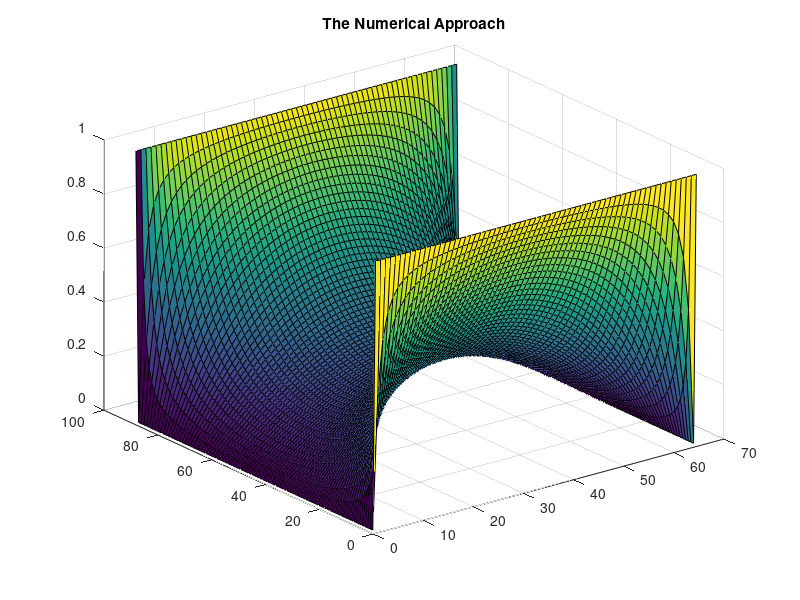
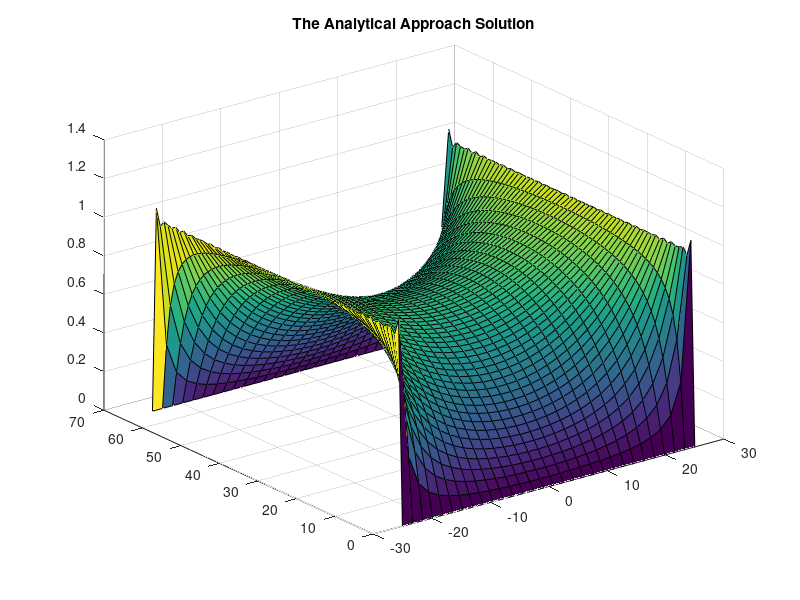

Write MATLAB code to recreate these figures, in order.
clc
clear
set(0,'DefaultFigureWindowStyle','docked')


nx=90;
ny=65;


G = sparse((nx * ny), (nx * ny));
V = zeros(1, (nx * ny));
vo = 1;

for i = 1:nx

    for j = 1:ny
        n = j + (i - 1) * ny;
        nxm = j + ((i-1) - 1) * ny;
        nxp = j + ((i+1) - 1) * ny;
        nym = (j-1) + (i - 1) * ny;
        nyp = (j+1) + (i - 1) * ny;
       
        if i == 1
            G(n, :) = 0;
            G(n, n) = 1;
            V(1, n) = vo;
        elseif i == nx
            G(n, :) = 0;
            G(n, n) = 1;
            V(1, n) = vo;
        elseif j == 1
            G(n, :) = 0;
            G(n, n) = 1;
        elseif j == ny
            G(n, :) = 0;
            G(n, n) = 1;
        else
            G(n, :) = 0;
            G(n, n) = -4;
            G(n, nxm) = 1;
            G(n, nxp) = 1;
            G(n, nym) = 1;
            G(n, nyp) = 1;
        end
    end
               

end

NewV = G\V';
figure (3);

surface2 = zeros(nx, ny);


for i = 1:nx

    for j = 1:ny
        n = j + (i - 1) * ny;
        nxm = j + ((i-1) - 1) * ny;
        nxp = j + ((i+1) - 1) * ny;
        nym = (j-1) + (i - 1) * ny;
        nyp = (j+1) + (i - 1) * ny;
        surface2(i, j) = NewV(n);
    end
end
   
surf(surface2);
title('The Numerical Approach');


%newV =zeros(90,65);
newV = zeros(65, 30); 
a = 65;
b = 25;

x = linspace(-25,25,30);
y = linspace(0,65,65);

[x_mesh, y_mesh] = meshgrid(x, y);

for n = 1:2:200
   
    newV =  (newV + (4 * vo/pi).*(cosh((n * pi * x_mesh)/a) .* sin((n * pi * y_mesh)/a)) ./ (n * cosh((n * pi * b)/a)));
   
    figure(4);
    surf(x, y, newV);
    title('The Analytical Approach Solution');
    pause(0.05);
   
end